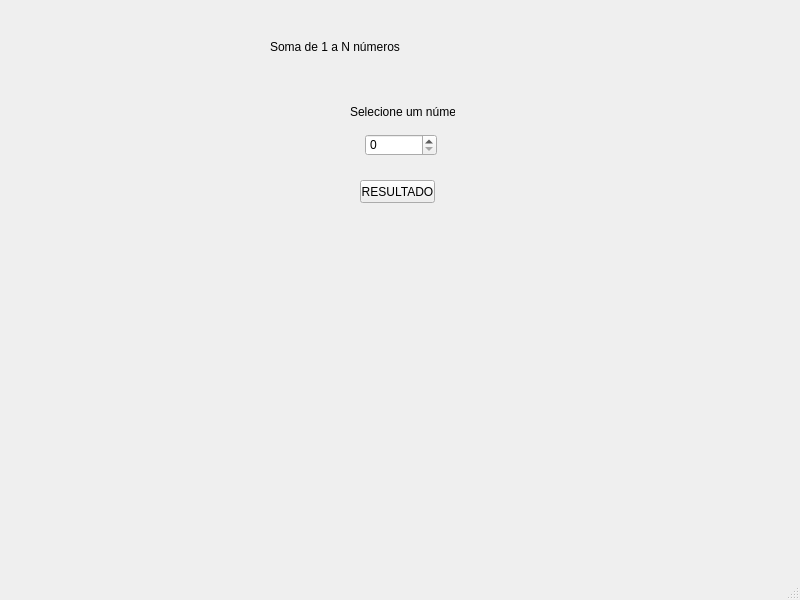
<?xml version="1.0" encoding="UTF-8"?>
<ui version="4.0">
 <class>MainWindow</class>
 <widget class="QMainWindow" name="MainWindow">
  <property name="geometry">
   <rect>
    <x>0</x>
    <y>0</y>
    <width>800</width>
    <height>600</height>
   </rect>
  </property>
  <property name="windowTitle">
   <string>MainWindow</string>
  </property>
  <widget class="QWidget" name="centralwidget">
   <widget class="QLabel" name="label">
    <property name="geometry">
     <rect>
      <x>270</x>
      <y>30</y>
      <width>287</width>
      <height>33</height>
     </rect>
    </property>
    <property name="styleSheet">
     <string notr="true">font: 75 20pt &quot;MS Shell Dlg 2&quot;;</string>
    </property>
    <property name="text">
     <string>Soma de 1 a N números</string>
    </property>
   </widget>
   <widget class="QWidget" name="horizontalLayoutWidget">
    <property name="geometry">
     <rect>
      <x>0</x>
      <y>120</y>
      <width>801</width>
      <height>51</height>
     </rect>
    </property>
    <layout class="QHBoxLayout" name="horizontalLayout">
     <item>
      <spacer name="horizontalSpacer">
       <property name="orientation">
        <enum>Qt::Horizontal</enum>
       </property>
       <property name="sizeHint" stdset="0">
        <size>
         <width>40</width>
         <height>20</height>
        </size>
       </property>
      </spacer>
     </item>
     <item>
      <widget class="QSpinBox" name="numero">
       <property name="styleSheet">
        <string notr="true">width: 50px;
heigth: 50px;
font: 16pt &quot;MS Shell Dlg 2&quot;;</string>
       </property>
      </widget>
     </item>
     <item>
      <spacer name="horizontalSpacer_2">
       <property name="orientation">
        <enum>Qt::Horizontal</enum>
       </property>
       <property name="sizeHint" stdset="0">
        <size>
         <width>40</width>
         <height>20</height>
        </size>
       </property>
      </spacer>
     </item>
    </layout>
   </widget>
   <widget class="QLabel" name="label_2">
    <property name="geometry">
     <rect>
      <x>350</x>
      <y>105</y>
      <width>105</width>
      <height>13</height>
     </rect>
    </property>
    <property name="text">
     <string>Selecione um número:</string>
    </property>
   </widget>
   <widget class="QPushButton" name="botao">
    <property name="geometry">
     <rect>
      <x>360</x>
      <y>180</y>
      <width>75</width>
      <height>23</height>
     </rect>
    </property>
    <property name="text">
     <string>RESULTADO</string>
    </property>
   </widget>
   <widget class="QWidget" name="horizontalLayoutWidget_2">
    <property name="geometry">
     <rect>
      <x>-1</x>
      <y>300</y>
      <width>801</width>
      <height>80</height>
     </rect>
    </property>
    <layout class="QHBoxLayout" name="horizontalLayout_2">
     <item>
      <spacer name="horizontalSpacer_3">
       <property name="orientation">
        <enum>Qt::Horizontal</enum>
       </property>
       <property name="sizeHint" stdset="0">
        <size>
         <width>40</width>
         <height>20</height>
        </size>
       </property>
      </spacer>
     </item>
     <item>
      <widget class="QLabel" name="resultado">
       <property name="styleSheet">
        <string notr="true">font: 20pt &quot;MS Shell Dlg 2&quot;;
color: green;</string>
       </property>
       <property name="text">
        <string/>
       </property>
       <property name="textFormat">
        <enum>Qt::PlainText</enum>
       </property>
       <property name="wordWrap">
        <bool>true</bool>
       </property>
      </widget>
     </item>
     <item>
      <spacer name="horizontalSpacer_4">
       <property name="orientation">
        <enum>Qt::Horizontal</enum>
       </property>
       <property name="sizeHint" stdset="0">
        <size>
         <width>40</width>
         <height>20</height>
        </size>
       </property>
      </spacer>
     </item>
    </layout>
   </widget>
  </widget>
  <widget class="QMenuBar" name="menubar">
   <property name="geometry">
    <rect>
     <x>0</x>
     <y>0</y>
     <width>800</width>
     <height>21</height>
    </rect>
   </property>
  </widget>
  <widget class="QStatusBar" name="statusbar"/>
 </widget>
 <resources/>
 <connections/>
</ui>
